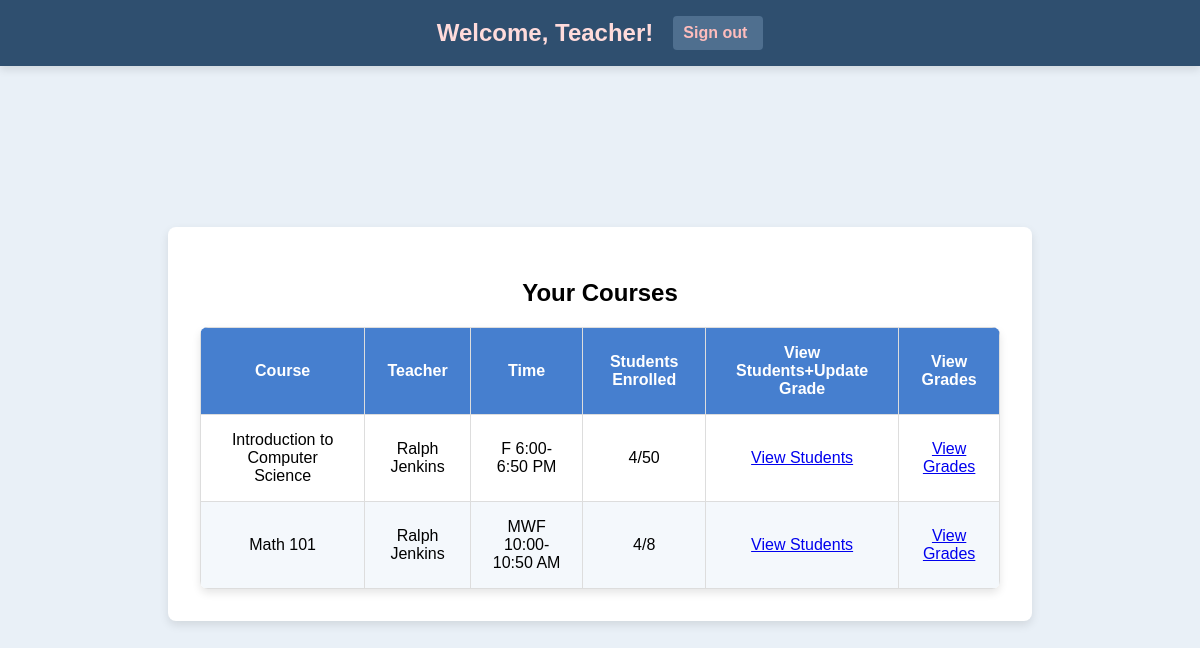
Screenshot of /teacher_dashboard (signed in) with the database file from the repository.
### app.py (models this page shows, shortened)
class Course(db.Model):
    id = db.Column(db.Integer, primary_key=True)
    course_code = db.Column(db.String(10))
    course_name = db.Column(db.String(100))
    capacity = db.Column(db.Integer)
    teacher_id = db.Column(db.Integer, db.ForeignKey('user.id'))
    teacher = db.relationship('User', backref='teaching_courses', foreign_keys=[teacher_id])
    time = db.Column(db.String(50))
    enrolled_count = db.Column(db.Integer, default=0)

class User(UserMixin, db.Model):
    id = db.Column(db.Integer, primary_key=True)
    username = db.Column(db.String(150))
    password = db.Column(db.String(150))
    role = db.Column(db.String(50))

### app.py (the view)
@app.route('/teacher_dashboard', methods=['GET', 'POST'])
@login_required
def teacher_dashboard():
    if current_user.role != 'teacher':
        flash("Access denied: Only teachers can view this page.", "danger")
        return redirect(url_for('login'))
    teacher_courses = Course.query.filter_by(teacher_id=current_user.id).all()
    if request.method == 'POST':
        flash("Feature not available.", "danger")
        return redirect(url_for('teacher_dashboard'))
    return render_template('teacher_dashboard.html', courses=teacher_courses)

### app.py (called while the page is built)
@login_manager.user_loader
def load_user(user_id):
    return User.query.get(int(user_id))

### templates/teacher_dashboard.html (shortened to what this page needs)
<!DOCTYPE html>
<html lang="en">
<head>
    <link rel="stylesheet" href="{{ url_for('static', filename='styles.css') }}">
</head>
<body>
    <div class="header">
        <h1>Welcome, Teacher!</h1>
        <a href="{{ url_for('teacher_logout') }}" class="sign-out">Sign out</a>
    </div>
    <div class="container">
        <h2>Your Courses</h2>
        <table>
            <thead>
                <tr>
                    <th>Course</th>
                    <th>Teacher</th>
                    <th>Time</th>
                    <th>Students Enrolled</th>
                    <th>View Students+Update Grade</th>
                    <th>View Grades</th>
                </tr>
            </thead>
            <tbody>
                {% for course in courses %}
                <tr>
                    <td>{{ course.course_name }}</td>
                    <td>
                        {% if course.teacher %}
                            {{ course.teacher.username }}
                        {% else %}
                            No teacher assigned
                        {% endif %}
                    </td>
                    <td>{{ course.time }}</td>
                    <td>{{ course.enrolled_count }}/{{ course.capacity }}</td>
                    <td>
                        <a href="{{ url_for('view_students', course_id=course.id) }}" class="button view-students">View Students</a>
                    <td>
                        <a href="{{ url_for('view_grades', course_id=course.id) }}" class="button view-grades">View Grades</a>
                     </td>
                    </td>
                </tr>
                {% endfor %}
            </tbody>
        </table>
    </div>
</body>
</html>

### static/styles.css (style rules this page uses)
body { font-family: Arial, sans-serif; background-color: #e9f0f7; margin: 0; display: flex; justify-content: center; align-items: center; min-height: 100vh; }
.container { max-width: 800px; width: 100%; background-color: #ffffff; padding: 2rem; border-radius: 8px; box-shadow: 0px 4px 10px rgba(0, 0, 0, 0.1); text-align: center; margin: 5rem auto 2rem; }
.header { width: 100%; background-color: #2f4f6f; color: #fff; padding: 1rem 0; display: flex; justify-content: center; align-items: center; box-shadow: 0px 4px 8px rgba(0, 0, 0, 0.1); position: fixed; top: 0; left: 0; z-index: 10; margin-bottom: 20px; }
.header h1, .header h2 { margin: 0; color: #ffdbdb; }
.header h1 { font-size: 1.5rem; margin-right: 20px; }
.sign-out { color: #ffbdbd; text-decoration: none; font-weight: bold; padding: 0.5rem 1rem; border-radius: 4px; background-color: #4f6f8f; padding-left: 10px; }
table { width: 100%; border-collapse: collapse; margin-top: 1rem; text-align: center; border-radius: 8px; overflow: hidden; box-shadow: 0px 4px 8px rgba(0, 0, 0, 0.1); }
th, td { border: 1px solid #ddd; padding: 1rem; }
th { background-color: #467fcf; color: #fff; font-weight: bold; }
tr:nth-child(even) { background-color: #f4f8fc; }

### rows the page displays
Course: course_name "Introduction to Computer Science", teacher.username "Ralph Jenkins", time "F 6:00-6:50 PM", enrolled_count "4", capacity "50"
Course: course_name "Math 101", teacher.username "Ralph Jenkins", time "MWF 10:00-10:50 AM", enrolled_count "4", capacity "8"
